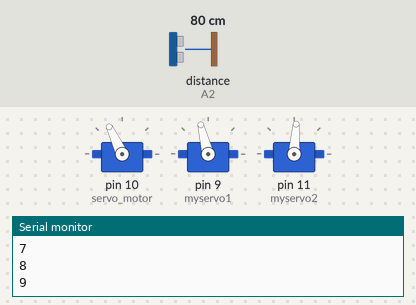
This sketch was run on a simulated Arduino Uno, built with avr-gcc and run on an emulated ATmega328P. Parts: 3 × servo, the last lines printed to the serial monitor. Inputs (shaded band) come from the test bench; at power-on: distance to the obstacle (sensor on A2) 80 cm. The echo pulse lasts 58.3 µs per cm.

Above: at 1.9 s.
2.0 s: distance to the obstacle (sensor on A2) set to 22 cm
4.1 s: distance to the obstacle (sensor on A2) set to 19 cm
At 5.4 s:
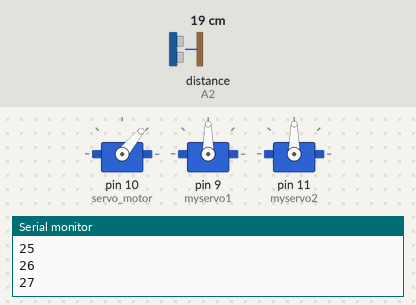
7.1 s: distance to the obstacle (sensor on A2) set to 35 cm
At 7.5 s:
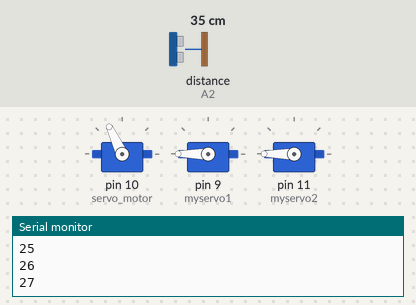
9.1 s: distance to the obstacle (sensor on A2) set to 2 cm
At 11.7 s:
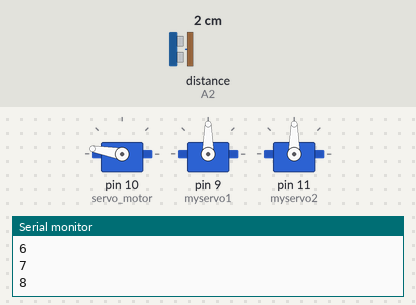
Timing chart, 0 to 13.1 s (numbered marks = the images above; inputs shaded):
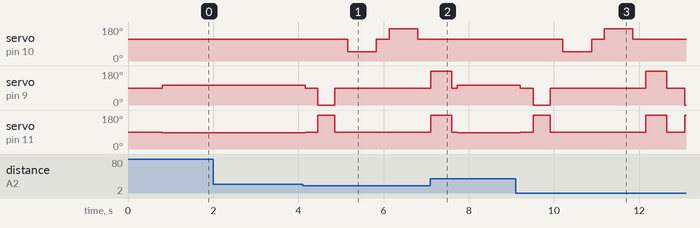

The sketch:

Obstacle-Avoiding-With-Servo-And-Servo-Motor.ino
```cpp
#include <Servo.h>          //Servo motor library. This is standard library
#include <NewPing.h>        //Ultrasonic sensor function library. You must install this library

//sensor pins
#define trig_pin A1 //analog input 1
#define echo_pin A2 //analog input 2

#define maximum_distance 200
boolean goesForward = false;
int distance = 100;

NewPing sonar(trig_pin, echo_pin, maximum_distance); //sensor function
Servo servo_motor; //our servo name

Servo myservo1;
Servo myservo2;
void setup(){

  Serial.begin(9600);

  servo_motor.attach(10); //our servo pin

  myservo1.attach(9);
  myservo2.attach(11);

  servo_motor.write(115);
  delay(400);
  distance = readPing();
  delay(100);
  distance = readPing();
  delay(100);

  randomSeed(analogRead(0));

  Serial.begin(9600);
}

void loop(){

  int distanceRight = 0;
  int distanceLeft = 0;
  delay(50);

  if (distance <= 20){
    moveStop();
    delay(300);
    moveBackward();
    delay(400);
    moveStop();
    delay(300);
    distanceRight = lookRight();
    delay(300);
    distanceLeft = lookLeft();
    delay(300);

    if (distance >= distanceLeft){
      turnRight();
      moveStop();
    }
    else{
      turnLeft();
      moveStop();
    }
  }
  else{
    moveForward();
  }
    distance = readPing();
}

int lookRight(){
  servo_motor.write(50);
  delay(500);
  int distance = readPing();
  delay(100);
  servo_motor.write(115);
  return distance;
}

int lookLeft(){
  servo_motor.write(170);
  delay(500);
  int distance = readPing();
  delay(100);
  servo_motor.write(115);
  return distance;
  delay(100);
}

int readPing(){
  delay(70);
  int cm = sonar.ping_cm();
  if (cm==0){
    cm=250;
  }
 // Serial.println(cm);

  return cm;
}


void moveStop(){
  myservo1.write(90);
  myservo2.write(90);

  myservo1.detach();
  myservo2.detach();
}
long cntlong;
void moveForward(){

  cntlong++;
  delay(1);
  Serial.println(cntlong);

  //if(!goesForward){

    goesForward=true;

    myservo1.attach(9);
    myservo2.attach(11);

    myservo1.write(104);   //104=frente //99 =stop

    //zigzag
    if (cntlong > 15) {
      myservo2.write(87);
      if (cntlong > 30) {
        cntlong = 0;
      }
    } else {
      myservo2.write(86);
    }


  //}
}

void moveBackward(){


  myservo1.attach(9);
  myservo2.attach(11);

  goesForward=false;

  myservo1.write(0);
  myservo2.write(180);

}

void turnRight(){


  myservo1.attach(9);
  myservo2.attach(11);

  myservo1.write(180);
  myservo2.write(180);

  delay(500);

}

void turnLeft(){


  myservo1.attach(9);
  myservo2.attach(11);

  myservo1.write(0);
  myservo2.write(0);

  delay(500);


}
```

Measured:
- the behaviour switches between 21 and 20 cm on distance to the obstacle (sensor on A2) (found by bisection; images 0 and 1)
- after the input at 4.1 s, servo on pin 10 (servo_motor): 115° → 50° after 1.1 s, → 115° 0.67 s later, → 170° 0.30 s later, → 115° 0.67 s later; servo on pin 9 (myservo1): 104° → 90° after 0.06 s, → 0° 0.30 s later, → 90° 0.40 s later
- after the input at 7.1 s, servo on pin 10 (servo_motor): stays 115° (without the input it goes to 50° after 1.6 s)
- after the input at 9.1 s, servo on pin 10 (servo_motor): 115° → 50° after 1.1 s, → 115° 0.67 s later, → 170° 0.30 s later, → 115° 0.67 s later; servo on pin 9 (myservo1): 104° → 90° after 0.11 s, → 0° 0.30 s later, → 90° 0.40 s later, → 180° 2.2 s later, … (6 changes in this stretch)
